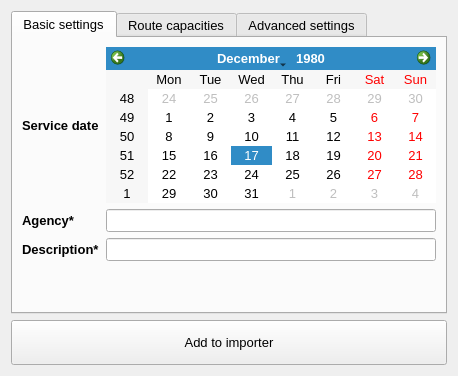
<?xml version="1.0" encoding="UTF-8"?>
<ui version="4.0">
 <class>Form</class>
 <widget class="QWidget" name="Form">
  <property name="geometry">
   <rect>
    <x>0</x>
    <y>0</y>
    <width>458</width>
    <height>376</height>
   </rect>
  </property>
  <property name="font">
   <font>
    <pointsize>10</pointsize>
   </font>
  </property>
  <property name="focusPolicy">
   <enum>Qt::TabFocus</enum>
  </property>
  <property name="windowTitle">
   <string>GTFS Feed</string>
  </property>
  <layout class="QGridLayout" name="gridLayout_3">
   <item row="1" column="0">
    <widget class="QPushButton" name="but_add">
     <property name="sizePolicy">
      <sizepolicy hsizetype="Preferred" vsizetype="Preferred">
       <horstretch>0</horstretch>
       <verstretch>0</verstretch>
      </sizepolicy>
     </property>
     <property name="minimumSize">
      <size>
       <width>0</width>
       <height>30</height>
      </size>
     </property>
     <property name="text">
      <string>Add to importer</string>
     </property>
    </widget>
   </item>
   <item row="0" column="0">
    <widget class="QTabWidget" name="tabWidget">
     <property name="sizePolicy">
      <sizepolicy hsizetype="Preferred" vsizetype="Preferred">
       <horstretch>0</horstretch>
       <verstretch>0</verstretch>
      </sizepolicy>
     </property>
     <property name="currentIndex">
      <number>0</number>
     </property>
     <widget class="QWidget" name="tab">
      <attribute name="title">
       <string>Basic settings</string>
      </attribute>
      <layout class="QGridLayout" name="gridLayout">
       <item row="3" column="0">
        <widget class="QLabel" name="label_3">
         <property name="font">
          <font>
           <pointsize>10</pointsize>
           <weight>75</weight>
           <bold>true</bold>
          </font>
         </property>
         <property name="text">
          <string>Description*</string>
         </property>
        </widget>
       </item>
       <item row="3" column="1">
        <widget class="QLineEdit" name="led_description">
         <property name="sizePolicy">
          <sizepolicy hsizetype="Preferred" vsizetype="Preferred">
           <horstretch>0</horstretch>
           <verstretch>0</verstretch>
          </sizepolicy>
         </property>
        </widget>
       </item>
       <item row="5" column="0">
        <spacer name="verticalSpacer">
         <property name="orientation">
          <enum>Qt::Vertical</enum>
         </property>
         <property name="sizeHint" stdset="0">
          <size>
           <width>20</width>
           <height>40</height>
          </size>
         </property>
        </spacer>
       </item>
       <item row="0" column="0">
        <widget class="QLabel" name="label_2">
         <property name="font">
          <font>
           <pointsize>10</pointsize>
           <weight>75</weight>
           <bold>true</bold>
          </font>
         </property>
         <property name="text">
          <string>Service date</string>
         </property>
        </widget>
       </item>
       <item row="0" column="1">
        <widget class="QCalendarWidget" name="service_calendar">
         <property name="selectedDate">
          <date>
           <year>1980</year>
           <month>12</month>
           <day>17</day>
          </date>
         </property>
        </widget>
       </item>
       <item row="2" column="1">
        <widget class="QLineEdit" name="led_agency">
         <property name="sizePolicy">
          <sizepolicy hsizetype="Preferred" vsizetype="Preferred">
           <horstretch>0</horstretch>
           <verstretch>0</verstretch>
          </sizepolicy>
         </property>
         <property name="focusPolicy">
          <enum>Qt::StrongFocus</enum>
         </property>
        </widget>
       </item>
       <item row="2" column="0">
        <widget class="QLabel" name="label_4">
         <property name="font">
          <font>
           <pointsize>10</pointsize>
           <weight>75</weight>
           <bold>true</bold>
          </font>
         </property>
         <property name="text">
          <string>Agency*</string>
         </property>
        </widget>
       </item>
      </layout>
     </widget>
     <widget class="QWidget" name="tab_2">
      <attribute name="title">
       <string>Route capacities</string>
      </attribute>
      <layout class="QGridLayout" name="gridLayout_2">
       <item row="0" column="0">
        <widget class="QLabel" name="label">
         <property name="sizePolicy">
          <sizepolicy hsizetype="Preferred" vsizetype="Preferred">
           <horstretch>0</horstretch>
           <verstretch>0</verstretch>
          </sizepolicy>
         </property>
         <property name="font">
          <font>
           <pointsize>10</pointsize>
           <weight>75</weight>
           <bold>true</bold>
          </font>
         </property>
         <property name="text">
          <string>Route capacities</string>
         </property>
        </widget>
       </item>
       <item row="1" column="0">
        <widget class="QTableWidget" name="tbl_capacities">
         <property name="sizePolicy">
          <sizepolicy hsizetype="Preferred" vsizetype="Preferred">
           <horstretch>0</horstretch>
           <verstretch>0</verstretch>
          </sizepolicy>
         </property>
         <column>
          <property name="text">
           <string>Route Type</string>
          </property>
         </column>
         <column>
          <property name="text">
           <string>Seated</string>
          </property>
         </column>
         <column>
          <property name="text">
           <string>Design</string>
          </property>
         </column>
         <column>
          <property name="text">
           <string>Total</string>
          </property>
         </column>
        </widget>
       </item>
       <item row="2" column="0">
        <widget class="QToolButton" name="but_new_row">
         <property name="sizePolicy">
          <sizepolicy hsizetype="Preferred" vsizetype="Preferred">
           <horstretch>0</horstretch>
           <verstretch>0</verstretch>
          </sizepolicy>
         </property>
         <property name="toolTip">
          <string>&lt;html&gt;&lt;head/&gt;&lt;body&gt;&lt;p&gt;Add row&lt;/p&gt;&lt;/body&gt;&lt;/html&gt;</string>
         </property>
         <property name="text">
          <string>+</string>
         </property>
        </widget>
       </item>
      </layout>
     </widget>
     <widget class="QWidget" name="tab_3">
      <attribute name="title">
       <string>Advanced settings</string>
      </attribute>
      <layout class="QGridLayout" name="gridLayout_4">
       <item row="2" column="0" rowspan="3">
        <widget class="QGroupBox" name="groupBox">
         <property name="title">
          <string/>
         </property>
         <layout class="QVBoxLayout" name="verticalLayout">
          <item>
           <widget class="QCheckBox" name="chb_raw_shapes">
            <property name="text">
             <string>Import raw shapes</string>
            </property>
            <property name="checked">
             <bool>true</bool>
            </property>
           </widget>
          </item>
          <item>
           <spacer name="verticalSpacer_2">
            <property name="orientation">
             <enum>Qt::Vertical</enum>
            </property>
            <property name="sizeHint" stdset="0">
             <size>
              <width>20</width>
              <height>40</height>
             </size>
            </property>
           </spacer>
          </item>
         </layout>
        </widget>
       </item>
       <item row="2" column="1" rowspan="3">
        <widget class="QGroupBox" name="map_matching_box">
         <property name="enabled">
          <bool>false</bool>
         </property>
         <property name="title">
          <string/>
         </property>
         <layout class="QGridLayout" name="gridLayout_5">
          <item row="1" column="0">
           <widget class="QListWidget" name="listWidget">
            <property name="maximumSize">
             <size>
              <width>160</width>
              <height>16777215</height>
             </size>
            </property>
           </widget>
          </item>
          <item row="0" column="0">
           <widget class="QLabel" name="label_5">
            <property name="text">
             <string>Map-matching</string>
            </property>
           </widget>
          </item>
         </layout>
        </widget>
       </item>
      </layout>
     </widget>
    </widget>
   </item>
  </layout>
 </widget>
 <tabstops>
  <tabstop>tabWidget</tabstop>
  <tabstop>service_calendar</tabstop>
  <tabstop>led_agency</tabstop>
  <tabstop>led_description</tabstop>
  <tabstop>but_add</tabstop>
  <tabstop>tbl_capacities</tabstop>
  <tabstop>but_new_row</tabstop>
  <tabstop>chb_raw_shapes</tabstop>
  <tabstop>listWidget</tabstop>
 </tabstops>
 <resources/>
 <connections/>
</ui>
